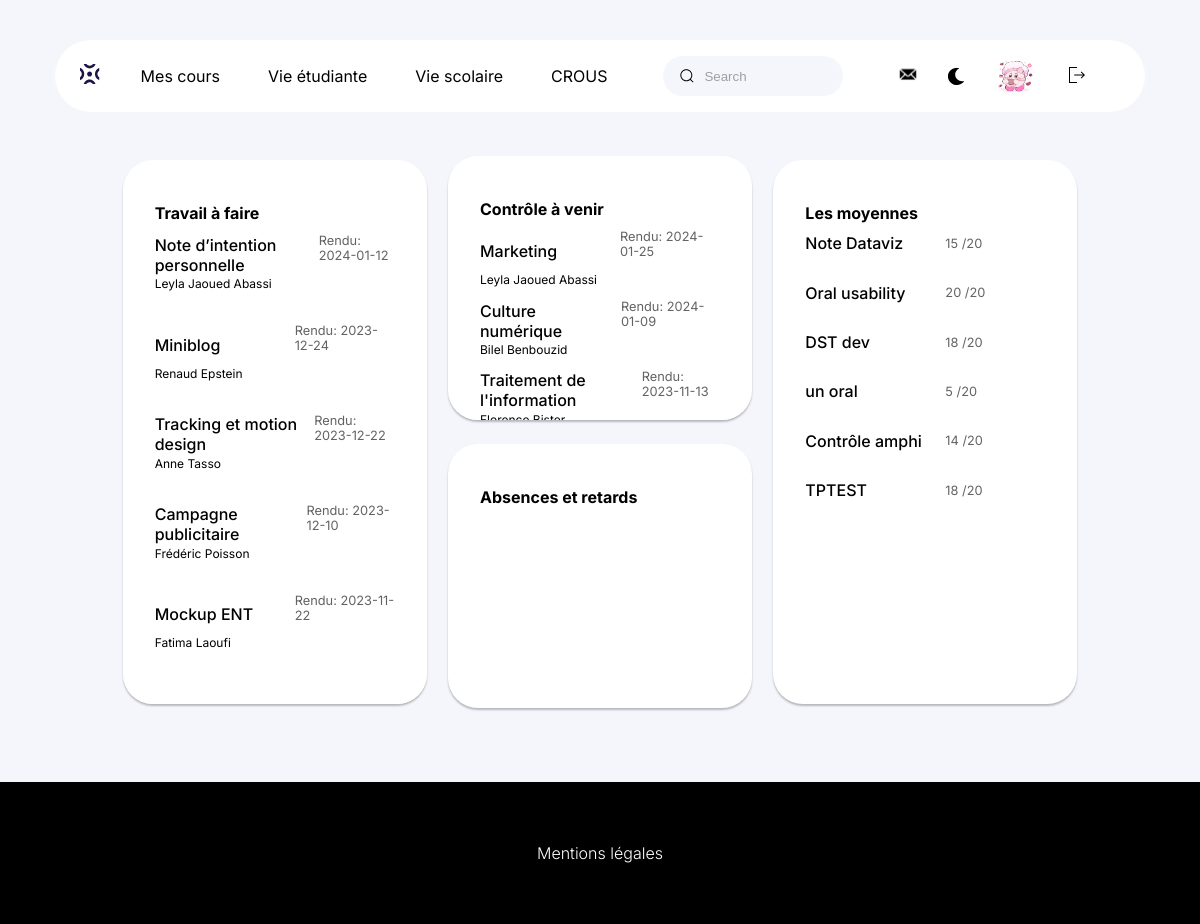
Page /vie_scolaire.php (signed in) on the earlier database version.
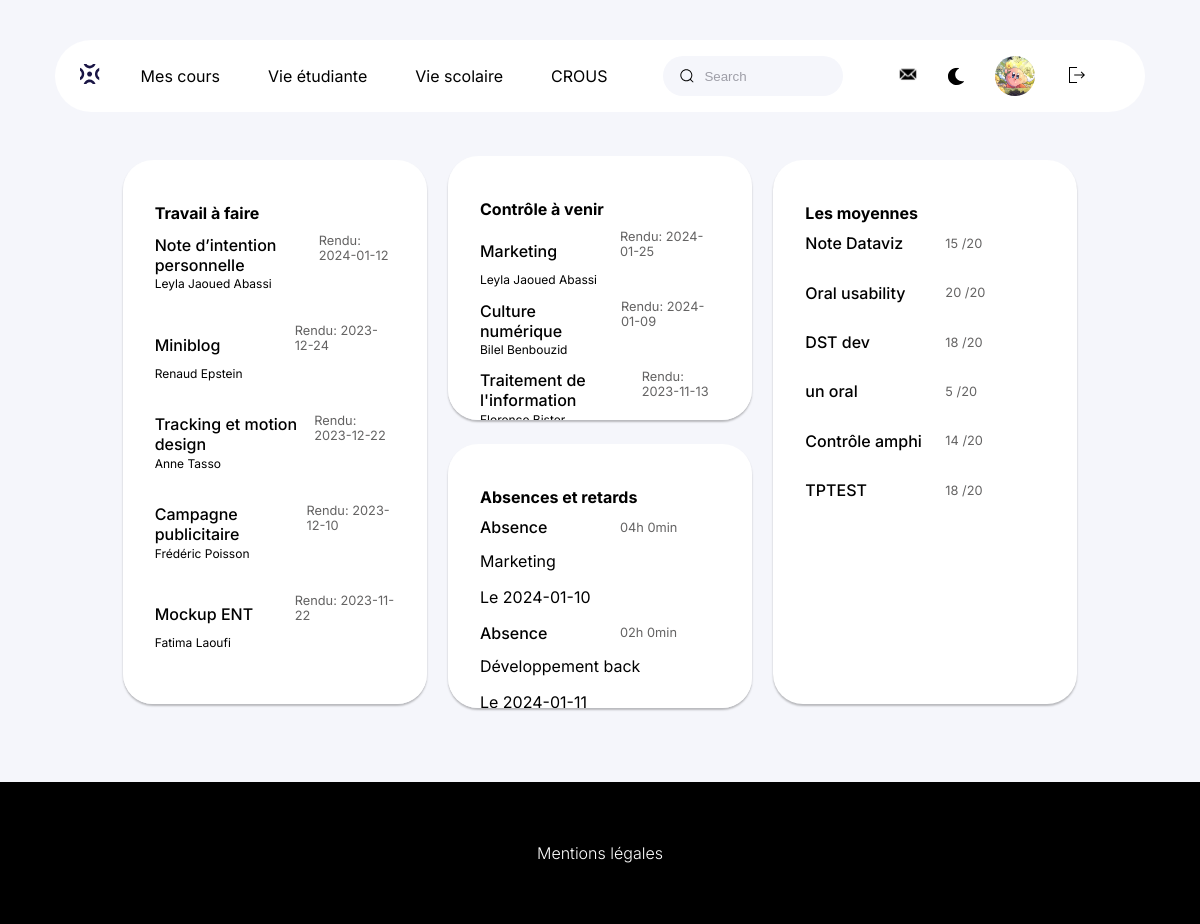
Same page on the later database version.
### tables this page shows
CREATE TABLE IF NOT EXISTS `utilisateurs` (
  `login` varchar(100) NOT NULL,
  `nom` varchar(200) NOT NULL,
  `prenom` varchar(200) NOT NULL,
  `id_utilisateurs` int NOT NULL AUTO_INCREMENT,
  `mot_de_passe` varchar(255) NOT NULL,
  `photoprofil` text NOT NULL,
  `role` varchar(800) NOT NULL,
  `email` varchar(200) NOT NULL,
  `promotion` varchar(100) DEFAULT NULL,
  `bio` varchar(500) DEFAULT NULL,
  PRIMARY KEY (`id_utilisateurs`),
  UNIQUE KEY `nom` (`nom`),
  UNIQUE KEY `prenom` (`prenom`),
  UNIQUE KEY `email` (`email`),
  UNIQUE KEY `login` (`login`)
);

CREATE TABLE IF NOT EXISTS `travail_a_faire` (
  `id_travail` int NOT NULL AUTO_INCREMENT,
  `travail` varchar(225) NOT NULL,
  `date` date NOT NULL,
  `enseignant` varchar(255) NOT NULL,
  `tache_prof` int NOT NULL,
  PRIMARY KEY (`id_travail`)
);

CREATE TABLE IF NOT EXISTS `controle` (
  `controle` varchar(255) NOT NULL,
  `id_controle` int NOT NULL AUTO_INCREMENT,
  `date` date NOT NULL,
  `enseignant` varchar(255) NOT NULL,
  `ext_enseignant` int NOT NULL,
  PRIMARY KEY (`id_controle`)
);

CREATE TABLE IF NOT EXISTS `notes` (
  `notes` float NOT NULL,
  `id_note` int NOT NULL AUTO_INCREMENT,
  `nom_note` varchar(255) NOT NULL,
  `ext_module` varchar(800) NOT NULL,
  `ext_prof` int NOT NULL,
  `ext_cours` int NOT NULL,
  `ext_eleve` int NOT NULL,
  `coef_cours` int NOT NULL,
  `coef_matiere` int NOT NULL,
  `date_note` date NOT NULL,
  PRIMARY KEY (`id_note`)
);

CREATE TABLE IF NOT EXISTS `abscence_retard` (
  `id_abs` int NOT NULL AUTO_INCREMENT,
  `titre` enum('Absence','Retard') NOT NULL,
  `date` date NOT NULL,
  `debut` time NOT NULL,
  `fin` time NOT NULL,
  `matiere_ext` varchar(255) NOT NULL,
  `prof` int NOT NULL,
  `eleve` int NOT NULL,
  `justificatif` text,
  PRIMARY KEY (`id_abs`)
);

CREATE TABLE IF NOT EXISTS `grossematiere` (
  `id_matiere` int NOT NULL AUTO_INCREMENT,
  `nom_mat` text NOT NULL,
  `coefficient` int NOT NULL,
  `illustration` text NOT NULL,
  `type` varchar(200) NOT NULL,
  `prof_ext` int NOT NULL,
  PRIMARY KEY (`id_matiere`)
);

### vie_scolaire.php (the view, shortened to what this page needs)
<!DOCTYPE html>
<html lang="fr">
<head>
    <link rel='stylesheet' href='css/style_vie_scolaire.css'>
    <link rel='stylesheet' href='css/style_navigation.css'>
    <link rel='stylesheet' href='css/dark_mode.css'>
</head>
</head>
<body>
    <header>
        <div class='menu'>
            <a href='accueil.php'><img class="logo" src='./img/logo.svg' alt="page d'accueil"
                    aria-current="currentpage"></a>
            <nav class='navigation'>
                <ul class='choix'>
                    <li><a href='cours.php'>Mes cours</a></li>
                    <li><a href='vie_etudiante.php'>Vie étudiante</a></li>
                    <li><a href='vie_scolaire.php'>Vie scolaire</a></li>
                    <li><a href='page_crous.php'>Crous</a></li>
                </ul>
                <div class='group'>
                    <input id="barre de recherche" class='input' type='search' placeholder='Search' />
                </div>
                <div class='icon-photo'>
                    <a href='messagerie.php'><img class='lettre' src='./img/1-lettre.svg' alt="messagerie"></a>
                    <button class="dark_button" onclick="toggleDarkMode()"><img class='dark_mode' src='./img/1-moon.svg'
                            alt="mode sombre"></button>
                    <div class='photo-2'>
                        <?php
                        include('connexion.php');
                        if (isset($_SESSION["login"])) {
                            $stmt = $db->prepare('SELECT * FROM utilisateurs WHERE login=:login');
                            $stmt->bindValue(':login', $_SESSION["login"], PDO::PARAM_STR);
                            $stmt->execute();
                            $result = $stmt->fetch(PDO::FETCH_ASSOC);
                            if ($result) {
                                echo "
                                <a href='profil.php'> <img src='upload/{$result['photoprofil']}' alt='' class='photo-2'></a>";
                            }
                        }
                        ?>
                    </div>
                    <form action="deconnexion.php" method="GET">
                        <button type="submit" name="deconnect" id="btnDeconnexion">
                            <img class="logout" src="img/1-logout.svg" alt="Déconnexion">
                        </button>
                    </form>
                </div>
            </nav>
        </div>
    </header>
    <?php
    include("connexion.php");
    $requete = "SELECT * FROM travail_a_faire ORDER BY date DESC";
    $stmt = $db->query($requete);
    $results = $stmt->fetchAll(PDO::FETCH_ASSOC);
    ?>
    <div class='container'>
        <div class='bloc-1a'>
            <h1>Travail à faire</h1>
            <?php foreach ($results as $result) { ?>
                <div class='matiere-date'>
                    <h2>
                        <?php echo $result['travail']; ?>
                    </h2>
                    <p class='small-date'>
                        <?php echo "Rendu: {$result['date']}"; ?>
                    </p>
                </div>
                <p>
                    <?php echo $result['enseignant']; ?>
                </p>
                <br>
            <?php } ?>
        </div>
        <?php
        $requete = "SELECT * FROM controle ORDER BY date DESC ";
        $stmt = $db->query($requete);
        $results = $stmt->fetchAll(PDO::FETCH_ASSOC);
        ?>
        <div class='bloc-2a'>
            <div class="bouton">
                <h1>Contrôle à venir</h1>
                <?php foreach ($results as $result) { ?>
                    <div class='matiere-date'>
                        <h2>
                            <?php echo $result['controle']; ?>
                        </h2>
                        <p class='small-date'>
                            <?php echo "Rendu: {$result['date']}"; ?>
                        </p>
                    </div>
                    <p>
                        <?php echo $result['enseignant']; ?>
                    </p>
                <?php } ?>
            </div>
        </div>
        <?php
        $requete = "SELECT abscence_retard.id_abs, abscence_retard.titre, abscence_retard.date, abscence_retard.debut, abscence_retard.fin, grossematiere.nom_mat
        FROM abscence_retard
        INNER JOIN grossematiere ON abscence_retard.matiere_ext = grossematiere.id_matiere
        ORDER BY abscence_retard.id_abs DESC";
        $stmt = $db->query($requete);
        $results = $stmt->fetchAll(PDO::FETCH_ASSOC);
        ?>
        <div class='bloc-3a'>
            <div class="bouton">
                <h1>Absences et retards</h1>
                <?php foreach ($results as $result) { ?>
                    <div class='matiere-date'>
                        <h2>
                            <?php echo $result['titre']; ?>
                        </h2>
                        <p class='small-date'>
                            <?php echo (new DateTime($result['debut']))->diff(new DateTime($result['fin']))->format('%Hh %imin'); ?>
                        </p>
                    </div>
                    <div class="cours_classe">
                        <p>
                            <?php echo $result['nom_mat']; ?>
                        </p>
                        <p>
                            <?php echo "Le " . $result['date']; ?>
                        </p>
                    </div>
                <?php } ?>
            </div>
        </div>
        <?php
        $requete = "SELECT * FROM notes ORDER BY id_note DESC";
        $stmt = $db->query($requete);
        $results = $stmt->fetchAll(PDO::FETCH_ASSOC);
        ?>
        <div class='bloc-4a'>
            <div class="bouton">
                <h1>Les moyennes</h1>
                <?php foreach ($results as $result) { ?>
                    <div class='matiere-date'>
                        <h2>
                            <?php echo $result['nom_note']; ?>
                        </h2>
                        <p class='small-date'>
                            <?php echo "{$result['notes']} /20"; ?>
                        </p>
                    </div>
                <?php } ?>
            </div>
        </div>
    </div>
    <footer>
        <a href='mentions_legales.html'>
            <p> Mentions légales </p>
        </a>
    </footer>
</body>
</html>

### css/style_vie_scolaire.css (style rules this page uses)
div[class^="bloc-"] { width: 60vw; overflow-x: hidden; margin: 2rem auto; padding: 2rem 2rem 4rem 2rem; }
div[class^="bloc-"] p { margin-top: 0; }
.bloc-1a { border-radius: 30px; background-color: white; grid-column: 1; grid-row: 1/3; box-shadow: 0px 2px 2px 0px rgba(0, 0, 0, 0.25); height: 60vh; overflow-y: auto; }
.bloc-1a h2, .bloc-2a h2 { margin-bottom: 0; }
.bloc-1a p, .bloc-2a p { font-size: 0.75rem; }
.matiere-date { display: flex; justify-content: space-between; align-items: center; }
.bloc-4a .matiere-date { padding-bottom: 1rem; }
.matiere-date p { font-size: 0.8rem; color: rgb(100, 99, 99); margin-top: 25px; width: 100px; }
.bloc-2a { grid-column: 2; grid-row: 1; background-color: white; box-shadow: 0px 2px 2px 0px rgba(0, 0, 0, 0.25); border-radius: 30px; padding: 20px; overflow-y: auto; height: 25vh; }
.container h2 { font-size: 1rem; font-weight: 500; }
.bloc-3a { background-color: white; box-shadow: 0px 2px 2px 0px rgba(0, 0, 0, 0.25); border-radius: 30px; padding: 20px; grid-column: 2; grid-row: 2; height: 25vh; overflow-y: auto; position: relative; }
.bloc-4a { background-color: white; box-shadow: 0px 2px 2px 0px rgba(0, 0, 0, 0.25); border-radius: 30px; padding: 20px; grid-column: 3; grid-row: 1/3; height: 60vh; overflow-y: auto; position: relative; }
@media screen and (min-width: 1024px) { div[class^="bloc-"] { width: 20vw; padding: 2rem; margin: auto; } }
@media screen and (min-width: 1024px) { .container { max-width: 80vw; height: 70vh; margin: 0 auto; display: grid; gap: 1rem; grid-template-columns: repeat(3, 1fr); } }

### css/style_navigation.css (style rules this page uses)
body { margin: 0; background-color: var(--bg); overflow-x: hidden; font-family: 'Inter', sans-serif; }
:root { --main: #ffffff; --black: #000000; --purple: #4038b7; --bg: #f5f6fb; --grey: #414141; --blue: #1a1545; }
a { text-decoration: none; color: var(--black); transition: 0.5s ease; }
li { list-style-type: none; }
header a { font: 400 1rem "Inter", sans-serif; }
h1, h2 { font-size: 1rem; }
h2 { margin-top: 0; }
.menu { display: flex; align-items: center; justify-content: space-evenly; background-color: var(--main); padding: 10px 0px; margin: 20px 25px; gap: 1rem; border-radius: 55px; }
ul li:nth-child(4) a { text-transform: uppercase; }
ul li:nth-child(1) a { margin-top: 1.5rem; }
.choix, .icon-photo { display: none; }
footer { background-color: #000; text-align: center; padding: 45px 0; margin-top: 70px; }
footer a { color: var(--main); font-weight: 300; }
.group { display: flex; line-height: 28px; align-items: center; position: relative; }
.input { width: 40vw; height: 40px; line-height: 28px; padding: 0 1rem; padding-left: 2.5rem; border: 1px solid transparent; border-radius: 20px; outline: none; background-color: var(--bg); color: var(--black); transition: 0.3s ease; }
.input::placeholder { color: #9e9ea7; }
.icon { position: absolute; left: 1rem; width: 1rem; height: 1rem; }
@media screen and (min-width: 768px) { .menu { margin: 35px 55px; } }
@media screen and (min-width: 1024px) { .navigation { display: flex; gap: 25px; } }
@media screen and (min-width: 1024px) { .menu { margin: 40px 15px; } }
@media screen and (min-width: 1024px) { .choix { display: flex; gap: 3rem; padding-left: 0; } }
@media screen and (min-width: 1024px) { .input { width: 15vw; } }
@media screen and (min-width: 1024px) { .icon-photo { display: flex; gap: 1.5rem; align-items: center; } }
@media screen and (min-width: 1024px) { .photo-2 { width: 40px; height: 40px; background-color: var(--bg); border-radius: 50%; } }
@media screen and (min-width: 1024px) { .logo { cursor: pointer; height: 20px; } }
@media screen and (min-width: 1024px) { #btnDeconnexion { cursor: pointer; width: 20px; height: 20px; object-fit: cover; border: none; background-color: transparent; } }
@media screen and (min-width: 1080px) { .navigation { gap: 2rem; } }
@media screen and (min-width: 1200px) { .menu { margin: 40px 55px; } }
@media screen and (min-width: 1200px) { .navigation { gap: 3.5rem; } }
.dark_button { background: none; border: none; height: 20px; }

### css/dark_mode.css (style rules this page uses)
:root { --dark_background: #0B1437; --dark_main: #111C44; }

Differences in the rows shown:
changed utilisateurs: photoprofil: a different picture
added abscence_retard: titre "Absence", debut+fin "04h 0min", grossematiere.nom_mat "Marketing", date "2024-01-10"
added abscence_retard: titre "Absence", debut+fin "02h 0min", grossematiere.nom_mat "Développement back", date "2024-01-11"
